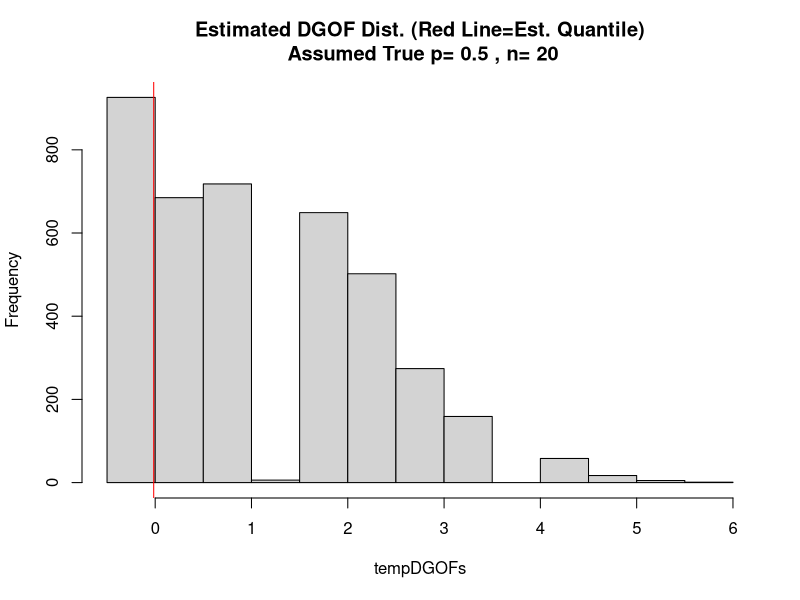
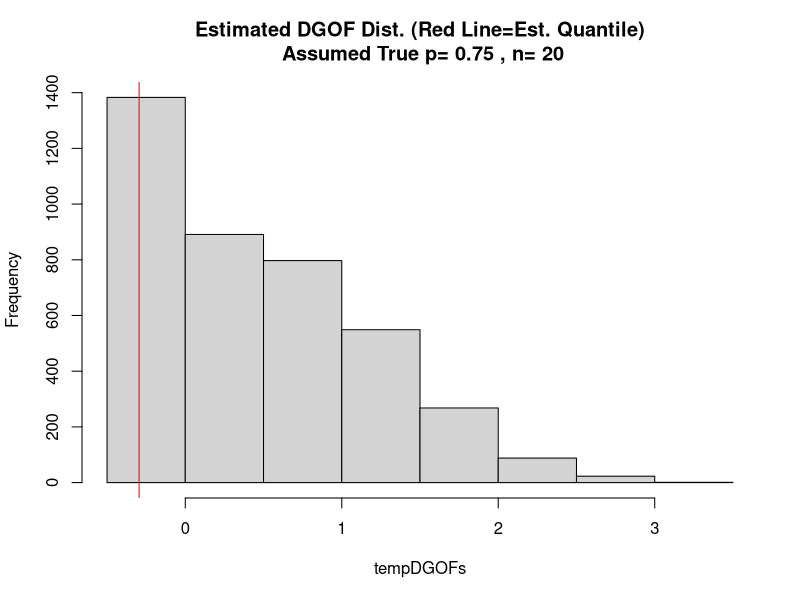
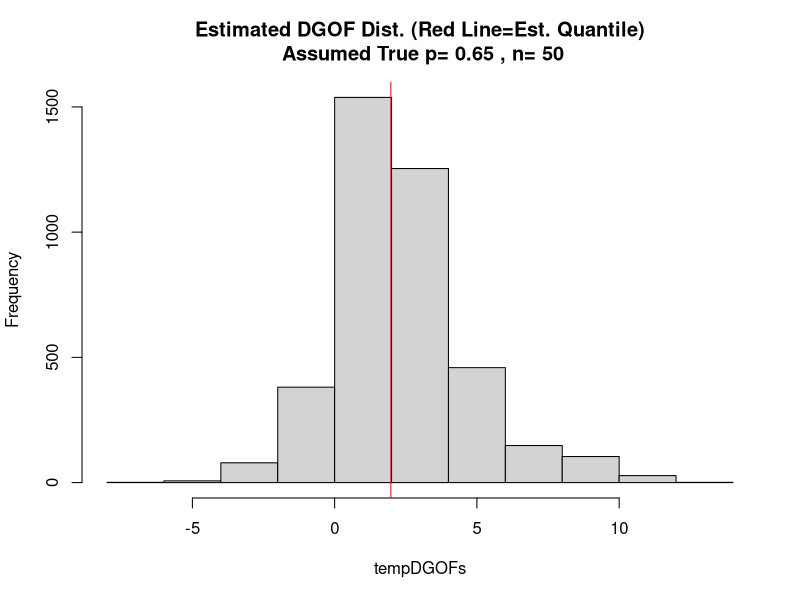
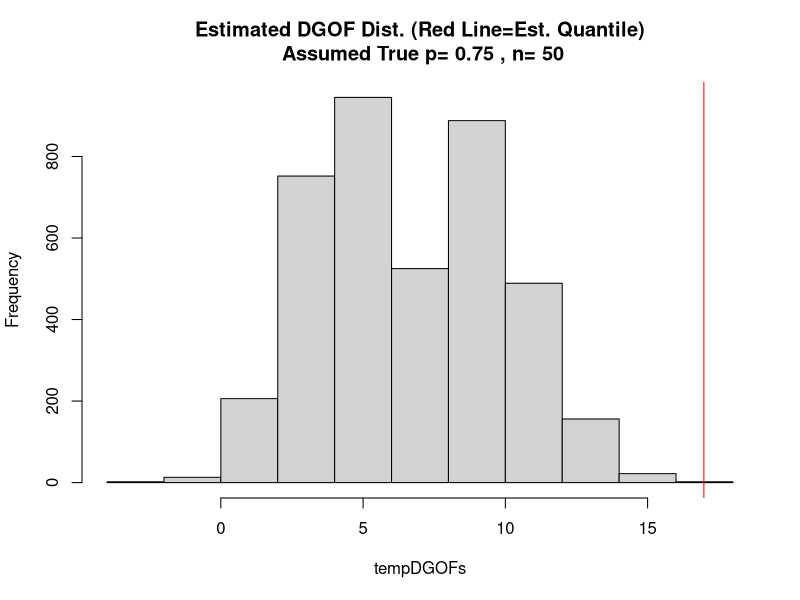
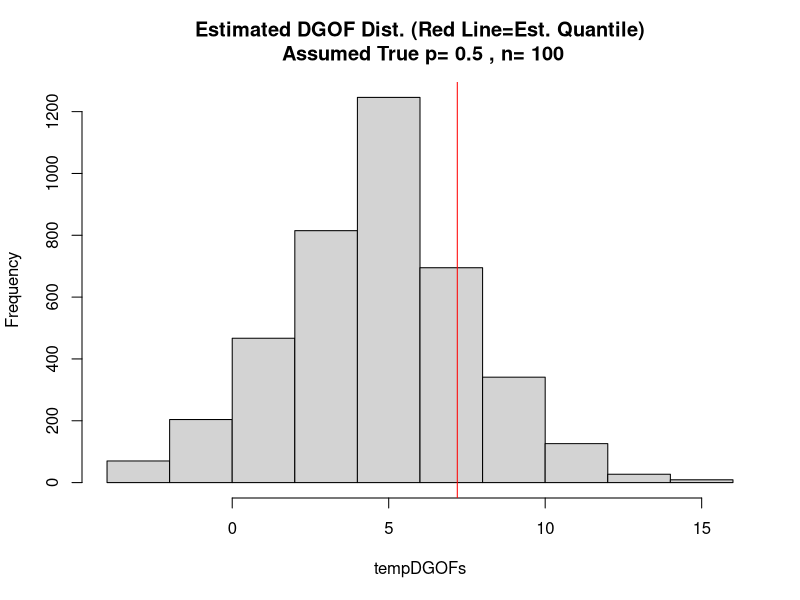
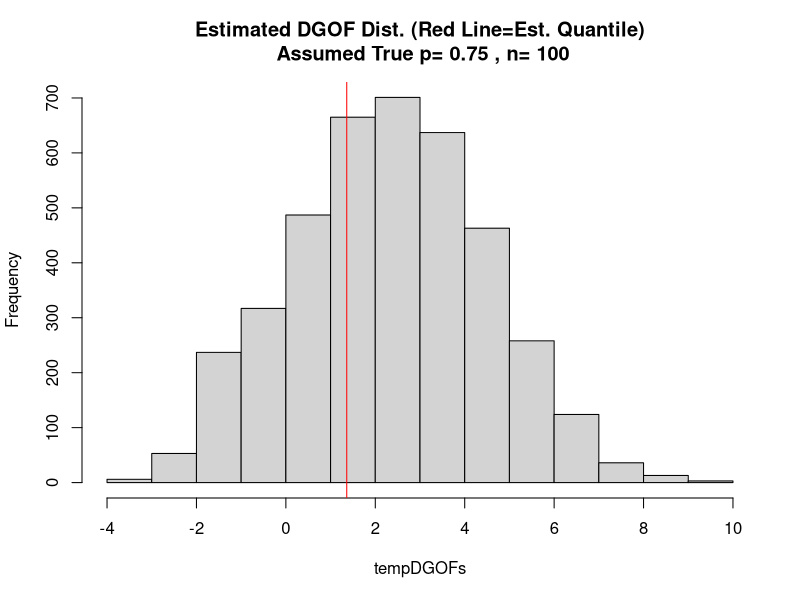
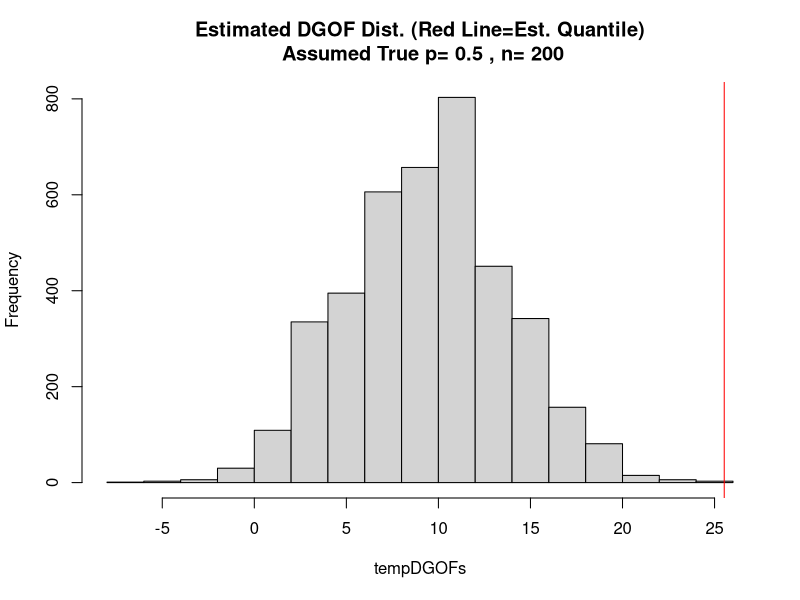
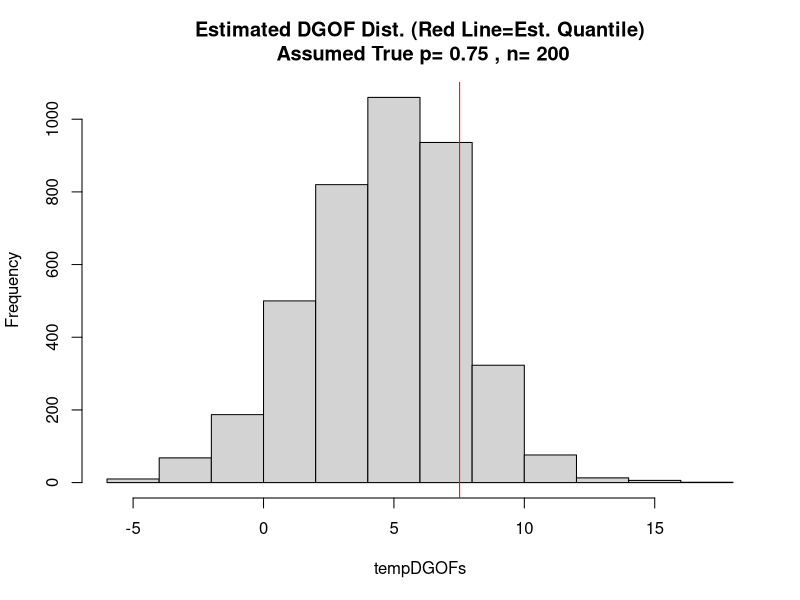

Write the R code that produced these figures, in order.
#####################################################################
#                       Description
#####################################################################

# This script assesses asymptotic behavior of ECIC under correct and 
# incorrect model specification
# for a model set of three Bernoulli distributions with parameters
# 0.5, 0.65, and 0.75
# We simulate 2 scenarios:
# Scenario #1: The true probability distribution is a Bernoulli 
# distribution with p=0.65 (correct model specification)
# Scenario #2: The true probability distribution is a Bernoulli
# distribution with p=0.68 (incorrect model specification)
# Note that we will use a simplified version of ECIC since we will
# take the parameters for each model to be fixed and
# thus do not need to undergo MLE estimation and correction as in the
# original algorithm
# Note that we will use the negative LL as the IC because of the fixed parameters

#####################################################################
#                       Functions
#####################################################################

# compute the log likelihood for a Bernoulli distribution 
LLBern <- function(dat,p)
{
  LL <- log(p)*sum(dat) + log(1-p)*sum(1-dat)
  return(LL)
}

# compute the BIC under a Bernoulli distribution
BICBern <- function(dat,p)
{
  LL <- log(p)*sum(dat) + log(1-p)*sum(1-dat)
  BIC <- -2*LL + 1*log(length(dat))
  return(BIC)
}

# compute the AIC under a Bernoulli distribution
AICBern <- function(dat,p)
{
  LL <- log(p)*sum(dat) + log(1-p)*sum(1-dat)
  AIC <- -2*LL + 2*1
  return(AIC)
}

# compute the difference in goodness of fit statistic for the DGOF simulation
# in step 4c of ECIC
DGOFSimComp <- function(ICScores,MbInd)
{
  DGOF <- ICScores[MbInd] - min(ICScores[-MbInd])
  return(unname(DGOF))
}


#####################################################################
#                      Load Packages/Data Generation
#####################################################################

# store parameters for the model set 
M <- c(0.5,0.65,0.75)
# Create 2 lists of vectors that hold data generated from
# a Bernoulli distribution
# the first list will possess data generated from a Bernoulli distribution
# with p=0.65 and the second with p=0.68
# Each element of each list will correspond to different sample sizes (see ns below)
# store the true parameter for scenario #1 and scenario #2
truePS1 <- 0.65
truePS2 <- 0.68
# set different sample sizes
ns <- c(20,50,100,200,500,1000)
datList1 <- list()
datList2 <- list()
set.seed(222)
for(i in 1:length(ns))
{
  tempN <- ns[i]
  # simulate data for Scenario #1
  # draw from a Bernoulli dist. with current n and p=truePS1
  tempDraw <- rbinom(n=tempN,size=1,prob=truePS1)
  # store vector of data of size n
  datList1[[i]] <- tempDraw
  # simulate data for Scenario #2
  # draw from a Bernoulli dist with current n & p=truePS2
  tempDraw <- rbinom(n=tempN,size=1,prob=truePS2)
  # store vector of data of size n
  datList2[[i]] <- tempDraw
}
# set names for datLists
names(datList1) <- paste("simulated w/ p=0.65,n=",ns,sep="")
names(datList2) <- paste("simulated w/ p=0.68,n=",ns,sep="")

#####################################################################
#                      Run Study for Model Set 1
#####################################################################

# ECIC step #1
# compute the IC under each model in the model set for each sample size
ICComps <- list()
for(i in 1:length(ns)) # i indexes sample size, j indexes elements in the model set
{
  tempICs <- rep(NA,length(M)) # vector w/ same no. of elements as model set to store -LL for each model
  for(j in 1:length(M))
  {
    tempICs[j] <- -1*LLBern(datList1[[i]],p=M[j]) 
  }
  names(tempICs) <- paste("LL,p=",M,sep="")
  ICComps[[i]] <- tempICs
}
names(ICComps) <- paste("true p=0.65,n=",ns,sep="")

# ECIC step #2
# apply which.min(x) to each element of the ICComps list to determine which
# element of the model set is observed as best (minimum negative LL) for each sample size
# note 1 corresponds to p=0.5, 2 to p=0.65, and 3 to 0.75
Mb <- unlist(lapply(ICComps,FUN=function(x) which.min(x)))
Mb

# use to store the observed DGOF for each sample size
obsDGOFs <- rep(NA,length(ns))
# use to store the alternative models i.e. model set without the best observed model
altMList <- list()
# ECIC step #3
# compute the observed DGOF and store the alternative models
for(i in 1:length(ns))
{
  # find index with lowest IC score
  tempBestInd <- Mb[i]
  # store remaining IC scores when the lowest one is removed
  tempICBestRemoved <- ICComps[[i]][-tempBestInd]
  # compute and store the observed DGOF
  obsDGOFs[i] <- unname(ICComps[[i]][tempBestInd]-min(tempICBestRemoved))
  # store the alternative model set
  altMList[[i]] <- M[-tempBestInd]
}

# sample size for estimating the probability of choosing the observed best model under the assumption an
# alternative model is true
N1 <- 2000
# sample size for simulating the DGOF distribution under the assumption that an alternative model is true
N2 <- 4000
# pre-specified type-1 error rate
alpha <- 0.05
# vector to store the minimum quantiles for each sample size from the simulated DGOF distributions
minQuantiles <- rep(NA,length(ns))
# list to store the simulated DGOF distributions for each sample size
DGOFList <- list()
# matrix to store the estimated probability that Mb will be observed best if Mi is assumed to be true
piHatiMat <- matrix(NA,nrow=length(ns),ncol=length(M[-1]))
set.seed(223)
# ECIC steps #4 and #5
# go through each of the alternative models, assume they are true, and compute quantiles
# i indexes sample size, j indexes models in the alternative set, and k indexes models in the full set 
for(i in 1:length(ns))
{
  # current sample size
  tempN <- ns[i]
  # alternate models for current sample size
  altModelsTemp <- altMList[[i]]
  # vector to store the estimated quantiles from the simulated DGOF distributions
  quantileVec <- rep(NA,length(altModelsTemp))
  # store the -LL for the best observed model for sample size ns[i]
  fMbTemp <- ICComps[[i]][Mb[i]]
  # store the index for the best observed model for sample size ns[i]
  fMbIndTemp <- Mb[i]
  # matrix to store the simulated DGOF distribution for each sample size
  # rows correspond to draws 1,...,N2 and cols correspond to the 2 alternative models
  DGOFDistsTemp <- matrix(NA,nrow=N2,ncol=length(altModelsTemp)) 
  for(j in 1:length(altModelsTemp))
  {
    # set the alternative model assumed to be true for this iteration
    tempTrueP <- altModelsTemp[j]
    # sample N1 new datasets of size tempN under the assumption that tempTrueP is the true parameter
    tempSimDraws1 <- rbinom(n=tempN*N1,size=1,prob=tempTrueP)
    # store the draws as a matrix
    tempSimDraws1 <- matrix(data=tempSimDraws1,nrow=tempN,ncol=N1)
    # compute the frequency at which the observed best model is selected as best under the assumption that
    # an alternative model is true
    # tempMat1 will be a # 3XN1 matrix where the rows corresponds to the models in the full model set
    # and the columns correspond to the simulated draws assuming tempTrueP is the true parameter
    tempMat1 <- NULL
    # iterate through each model in the full set and compute the IC for all N1 simulated draws
    for(k in 1:length(M)) 
    {
      tempICs <- -1*apply(X=tempSimDraws1,MARGIN=2,FUN=function(x) LLBern(x,p=M[k]))
      tempMat1 <- rbind(tempMat1,tempICs)
    }
    rownames(tempMat1) <- paste("ICVal,p=",M,sep="")
    # determine the model with the minimum IC for each draw
    tempBestMods <- apply(tempMat1,MARGIN=2,FUN=function(x) which.min(x))
    # determine relative frequency that the observed best model is selected as best in this simulated scenario
    tempPiHat <- sum(tempBestMods==fMbIndTemp)/length(tempBestMods)
    # store this probability in a matrix to look at them later
    piHatiMat[i,j] <- tempPiHat
    # now simulate the DGOF distribution by drawing N2 new datasets of size tempN under the assumption that 
    # tempTrueP is the true parameter
    tempSimDraws2 <- rbinom(n=tempN*N2,size=1,prob=tempTrueP)
    tempSimDraws2 <- matrix(data=tempSimDraws2,nrow=tempN,ncol=N2)
    # tempMat2 will be a # 3XN2 matrix where the rows corresponds to the models in the full model set
    # and the columns correspond to the simulated draws assuming tempTrueP is the true parameter
    tempMat2 <- NULL
    # iterate through each model in the full set and compute the IC for all N2 simulated draws
    for(k in 1:length(M)) 
    {
      tempICs <- -1*apply(X=tempSimDraws2,MARGIN=2,FUN=function(x) LLBern(x,p=M[k]))
      tempMat2 <- rbind(tempMat2,tempICs)
    }
    rownames(tempMat2) <- paste("BICVal,p=",M,sep="")
    # estimate tau 
    tauHati <- min(c(alpha/tempPiHat,1))
    # simulate DGOF values 
    tempDGOFs <- apply(tempMat2,MARGIN=2,FUN=function(x) DGOFSimComp(x,MbInd=fMbIndTemp))
    # store simulated DGOF values to look at them later
    DGOFDistsTemp[,j] <- tempDGOFs
    # estimate quantile value for the simulated DGOF distribution
    tempQuantile <- quantile(tempDGOFs,probs=tauHati)
    # plot the DGOF distribution 
    hist(tempDGOFs,main=paste("Estimated DGOF Dist. (Red Line=Est. Quantile)\n","Assumed True p=",tempTrueP,", n=",tempN)
          )
    abline(v=tempQuantile,col="red")
    quantileVec[j] <- tempQuantile
  }
  # store the simulated DGOF distributions for both alternative models for the given sample size i
  DGOFList[[i]] <- DGOFDistsTemp
  # store the minimum quantile produced from simulating the DGOF distributions under the assumption of the 
  # alternative models
  minQuantiles[i] <- min(quantileVec)
  print(i)
}

# print the estimated minimum quantiles
minQuantiles
# print the observed DGOFs
obsDGOFs
# combine vectors to set the ylim parameter in ensuing plot
yLimVec <- c(minQuantiles,obsDGOFs)
plot(obsDGOFs,type="l",xaxt="n",xlab="n", ylim=c(min(yLimVec),max(yLimVec)))
title(main="Observed DGOFs (Black) and Decision Threshold (Red) (Top Axis=Obs. Best Model)",line=3)
axis(side=1,at=1:length(ns),labels=ns)
lines(minQuantiles,col="red")
axis(side=3,at=1:length(ns),labels=Mb)


#####################################################################
#                      Run Study for Model Set 2
#####################################################################


# ECIC step #1
# compute the IC under each model in the model set for each sample size
ICComps <- list()
for(i in 1:length(ns)) # i indexes sample size, j indexes elements in the model set
{
  tempICs <- rep(NA,length(M)) # vector w/ same no. of elements as model set to store -LL for each model
  for(j in 1:length(M))
  {
    tempICs[j] <- -1*LLBern(datList2[[i]],p=M[j]) 
  }
  names(tempICs) <- paste("LL,p=",M,sep="")
  ICComps[[i]] <- tempICs
}
names(ICComps) <- paste("true p=0.65,n=",ns,sep="")

# ECIC step #2
# apply which.min(x) to each element of the ICComps list to determine which
# element of the model set is observed as best (minimum negative LL) for each sample size
# note 1 corresponds to p=0.5, 2 to p=0.65, and 3 to 0.75
Mb <- unlist(lapply(ICComps,FUN=function(x) which.min(x)))
Mb

# use to store the observed DGOF for each sample size
obsDGOFs <- rep(NA,length(ns))
# use to store the alternative models i.e. model set without the best observed model
altMList <- list()
# ECIC step #3
# compute the observed DGOF and store the alternative models
for(i in 1:length(ns))
{
  # find index with lowest IC score
  tempBestInd <- Mb[i]
  # store remaining IC scores when the lowest one is removed
  tempICBestRemoved <- ICComps[[i]][-tempBestInd]
  # compute and store the observed DGOF
  obsDGOFs[i] <- unname(ICComps[[i]][tempBestInd]-min(tempICBestRemoved))
  # store the alternative model set
  altMList[[i]] <- M[-tempBestInd]
}

# sample size for estimating the probability of choosing the observed best model under the assumption an
# alternative model is true
N1 <- 2000
# sample size for simulating the DGOF distribution under the assumption that an alternative model is true
N2 <- 4000
# pre-specified type-1 error rate
alpha <- 0.05
# vector to store the minimum quantiles for each sample size from the simulated DGOF distributions
minQuantiles <- rep(NA,length(ns))
# list to store the simulated DGOF distributions for each sample size
DGOFList <- list()
# matrix to store the estimated probability that Mb will be observed best if Mi is assumed to be true
piHatiMat <- matrix(NA,nrow=length(ns),ncol=length(M[-1]))
set.seed(223)
# ECIC steps #4 and #5
# go through each of the alternative models, assume they are true, and compute quantiles
# i indexes sample size, j indexes models in the alternative set, and k indexes models in the full set 
for(i in 1:length(ns))
{
  # current sample size
  tempN <- ns[i]
  # alternate models for current sample size
  altModelsTemp <- altMList[[i]]
  # vector to store the estimated quantiles from the simulated DGOF distributions
  quantileVec <- rep(NA,length(altModelsTemp))
  # store the -LL for the best observed model for sample size ns[i]
  fMbTemp <- ICComps[[i]][Mb[i]]
  # store the index for the best observed model for sample size ns[i]
  fMbIndTemp <- Mb[i]
  # matrix to store the simulated DGOF distribution for each sample size
  # rows correspond to draws 1,...,N2 and cols correspond to the 2 alternative models
  DGOFDistsTemp <- matrix(NA,nrow=N2,ncol=length(altModelsTemp)) 
  for(j in 1:length(altModelsTemp))
  {
    # set the alternative model assumed to be true for this iteration
    tempTrueP <- altModelsTemp[j]
    # sample N1 new datasets of size tempN under the assumption that tempTrueP is the true parameter
    tempSimDraws1 <- rbinom(n=tempN*N1,size=1,prob=tempTrueP)
    # store the draws as a matrix
    tempSimDraws1 <- matrix(data=tempSimDraws1,nrow=tempN,ncol=N1)
    # compute the frequency at which the observed best model is selected as best under the assumption that
    # an alternative model is true
    # tempMat1 will be a # 3XN1 matrix where the rows corresponds to the models in the full model set
    # and the columns correspond to the simulated draws assuming tempTrueP is the true parameter
    tempMat1 <- NULL
    # iterate through each model in the full set and compute the IC for all N1 simulated draws
    for(k in 1:length(M)) 
    {
      tempICs <- -1*apply(X=tempSimDraws1,MARGIN=2,FUN=function(x) LLBern(x,p=M[k]))
      tempMat1 <- rbind(tempMat1,tempICs)
    }
    rownames(tempMat1) <- paste("ICVal,p=",M,sep="")
    # determine the model with the minimum IC for each draw
    tempBestMods <- apply(tempMat1,MARGIN=2,FUN=function(x) which.min(x))
    # determine relative frequency that the observed best model is selected as best in this simulated scenario
    tempPiHat <- sum(tempBestMods==fMbIndTemp)/length(tempBestMods)
    # store this probability in a matrix to look at them later
    piHatiMat[i,j] <- tempPiHat
    # now simulate the DGOF distribution by drawing N2 new datasets of size tempN under the assumption that 
    # tempTrueP is the true parameter
    tempSimDraws2 <- rbinom(n=tempN*N2,size=1,prob=tempTrueP)
    tempSimDraws2 <- matrix(data=tempSimDraws2,nrow=tempN,ncol=N2)
    # tempMat2 will be a # 3XN2 matrix where the rows corresponds to the models in the full model set
    # and the columns correspond to the simulated draws assuming tempTrueP is the true parameter
    tempMat2 <- NULL
    # iterate through each model in the full set and compute the IC for all N2 simulated draws
    for(k in 1:length(M)) 
    {
      tempICs <- -1*apply(X=tempSimDraws2,MARGIN=2,FUN=function(x) LLBern(x,p=M[k]))
      tempMat2 <- rbind(tempMat2,tempICs)
    }
    rownames(tempMat2) <- paste("BICVal,p=",M,sep="")
    # estimate tau 
    tauHati <- min(c(alpha/tempPiHat,1))
    # simulate DGOF values 
    tempDGOFs <- apply(tempMat2,MARGIN=2,FUN=function(x) DGOFSimComp(x,MbInd=fMbIndTemp))
    # store simulated DGOF values to look at them later
    DGOFDistsTemp[,j] <- tempDGOFs
    # estimate quantile value for the simulated DGOF distribution
    tempQuantile <- quantile(tempDGOFs,probs=tauHati)
    # plot the DGOF distribution 
    hist(tempDGOFs,main=paste("Estimated DGOF Dist. (Red Line=Est. Quantile)\n","Assumed True p=",tempTrueP,", n=",tempN)
    )
    abline(v=tempQuantile,col="red")
    quantileVec[j] <- tempQuantile
  }
  # store the simulated DGOF distributions for both alternative models for the given sample size i
  DGOFList[[i]] <- DGOFDistsTemp
  # store the minimum quantile produced from simulating the DGOF distributions under the assumption of the 
  # alternative models
  minQuantiles[i] <- min(quantileVec)
  print(i)
}

# print the estimated minimum quantiles
minQuantiles
# print the observed DGOFs
obsDGOFs
# combine vectors to set the ylim parameter in ensuing plot
yLimVec <- c(minQuantiles,obsDGOFs)
plot(obsDGOFs,type="l",xaxt="n",xlab="n", ylim=c(min(yLimVec),max(yLimVec)))
title(main="Observed DGOFs (Black) and Decision Threshold (Red) (Top Axis=Obs. Best Model)",line=3)
axis(side=1,at=1:length(ns),labels=ns)
lines(minQuantiles,col="red")
axis(side=3,at=1:length(ns),labels=Mb)
